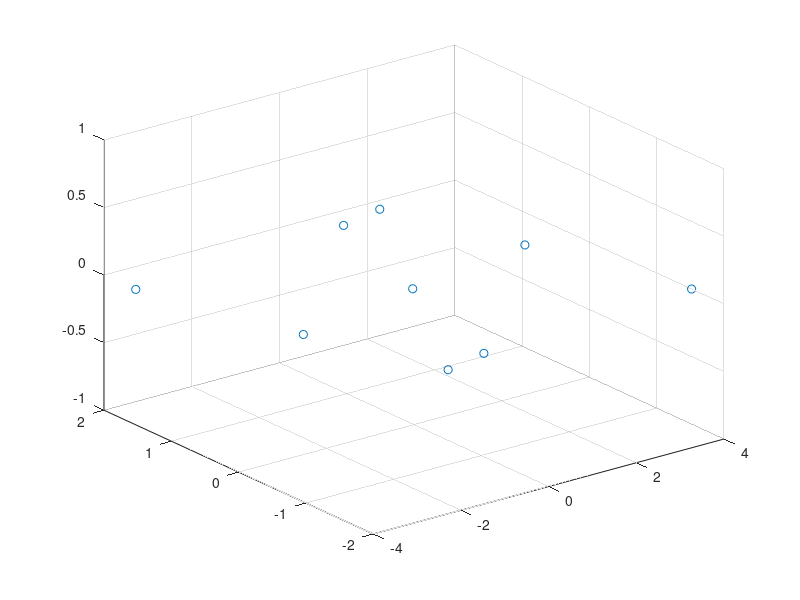

Reproduce this figure in MATLAB.
% Mario Kart Style Sin Wave Point Cloud Demo
% Generates a high-performance 3D point cloud visualization

% Chaos parameter - amplitude of random noise added to each point
chaos = 0.05;

% Generate sin wave data points manually (avoiding advanced indexing)
x1 = -4; y1 = 2.0 * sin(x1); z1 = 0;
x2 = -3; y2 = 2.0 * sin(x2); z2 = 0;
x3 = -2; y3 = 2.0 * sin(x3); z3 = 0;
x4 = -1; y4 = 2.0 * sin(x4); z4 = 0;
x5 = 0;  y5 = 2.0 * sin(x5); z5 = 0;
x6 = 1;  y6 = 2.0 * sin(x6); z6 = 0;
x7 = 2;  y7 = 2.0 * sin(x7); z7 = 0;
x8 = 3;  y8 = 2.0 * sin(x8); z8 = 0;
x9 = 4;  y9 = 2.0 * sin(x9); z9 = 0;

% Add some noise (chaos)
x1 = x1 + chaos * (rand() - 0.5);
x2 = x2 + chaos * (rand() - 0.5);
x3 = x3 + chaos * (rand() - 0.5);
x4 = x4 + chaos * (rand() - 0.5);
x5 = x5 + chaos * (rand() - 0.5);
x6 = x6 + chaos * (rand() - 0.5);
x7 = x7 + chaos * (rand() - 0.5);
x8 = x8 + chaos * (rand() - 0.5);
x9 = x9 + chaos * (rand() - 0.5);

y1 = y1 + chaos * (rand() - 0.5);
y2 = y2 + chaos * (rand() - 0.5);
y3 = y3 + chaos * (rand() - 0.5);
y4 = y4 + chaos * (rand() - 0.5);
y5 = y5 + chaos * (rand() - 0.5);
y6 = y6 + chaos * (rand() - 0.5);
y7 = y7 + chaos * (rand() - 0.5);
y8 = y8 + chaos * (rand() - 0.5);
y9 = y9 + chaos * (rand() - 0.5);

% Create arrays for the sin wave
x_coords = [x1, x2, x3, x4, x5, x6, x7, x8, x9];
y_coords = [y1, y2, y3, y4, y5, y6, y7, y8, y9];
z_coords = [z1, z2, z3, z4, z5, z6, z7, z8, z9];

% Render the high-performance Mario Kart style point cloud
scatter3(x_coords, y_coords, z_coords)